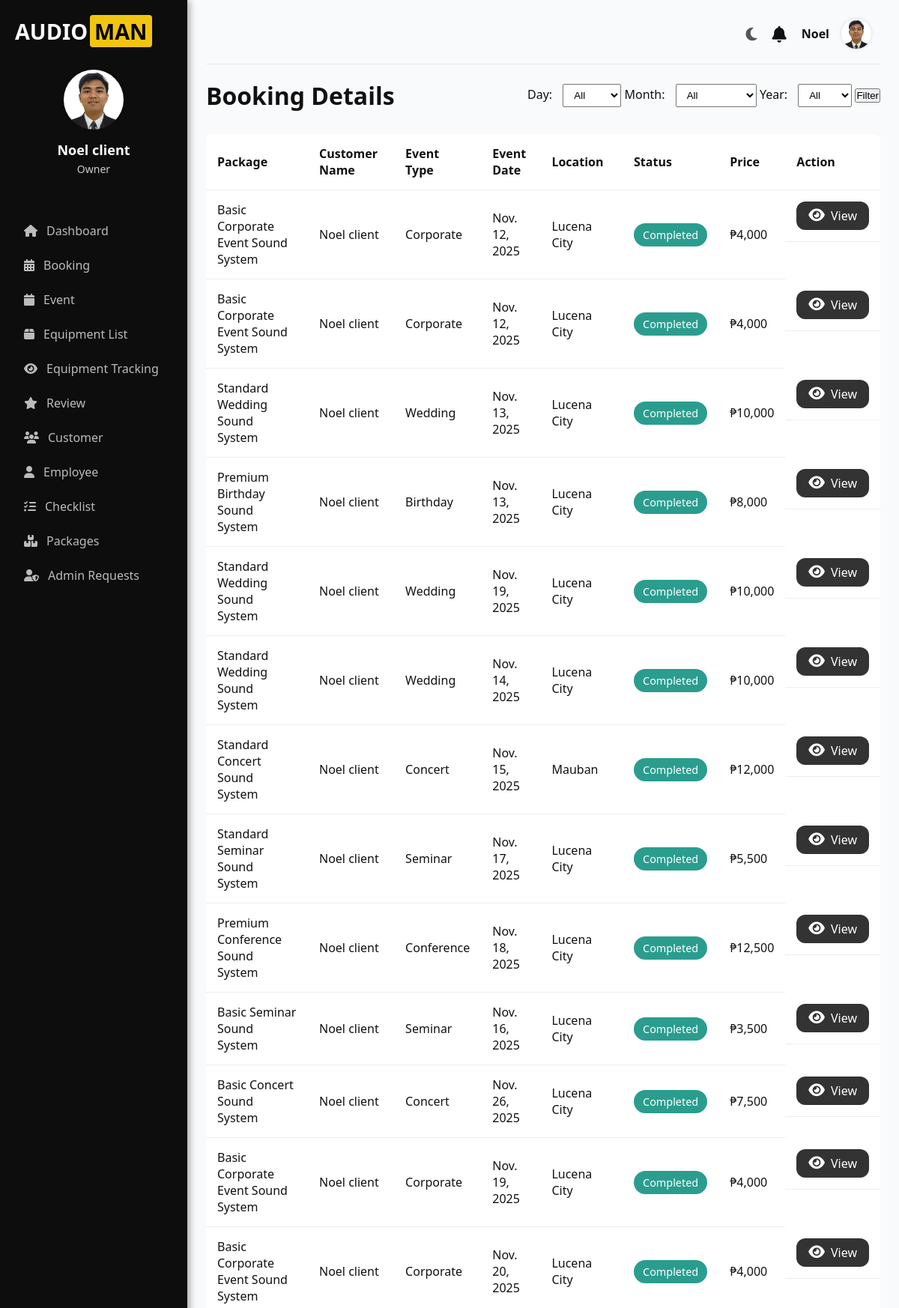
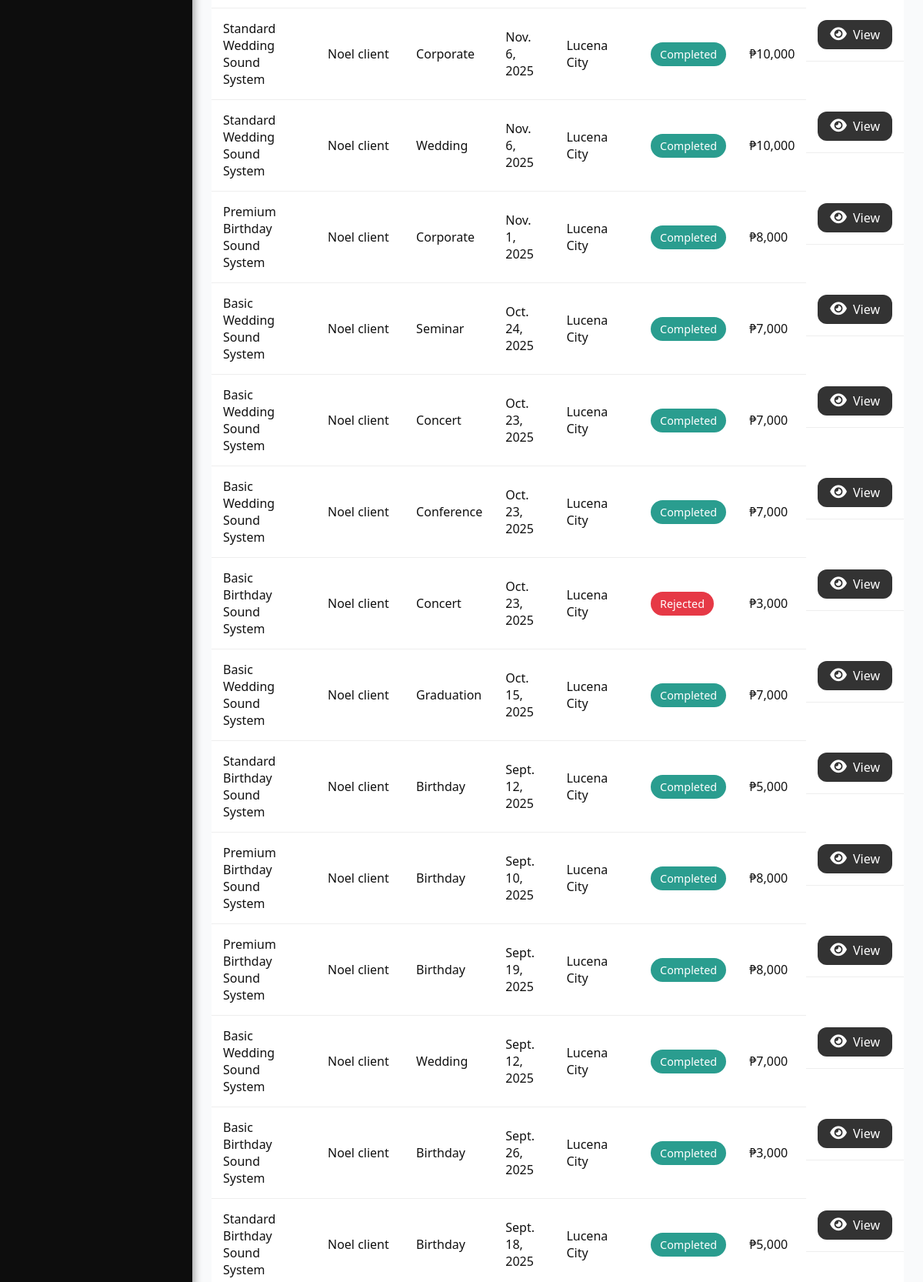
Page /accounts/booking/ (signed in, upper part) on the committed database (2 pictures, top to bottom).
### accounts/models.py (models this page shows, shortened)
class Profile(models.Model):
    user = models.OneToOneField(User, on_delete=models.CASCADE)
    contact_number = models.CharField(max_length=20)
    province = models.CharField(max_length=100)
    city = models.CharField(max_length=100)
    barangay = models.CharField(max_length=100, blank=True, null=True)  # ➕ Added field
    address = models.CharField(max_length=255, blank=True, null=True)
    profile_picture = models.ImageField(upload_to='profile_pictures/', blank=True, null=True)
    requested_admin = models.BooleanField(default=False)

class Booking(models.Model):
    STATUS_CHOICES = [
        ('Processing', 'Processing'),
        ('Approved', 'Approved'),
        ('Rejected', 'Rejected'),
        ('Completed', 'Completed'),
    ]
    user = models.ForeignKey(User, on_delete=models.CASCADE)
    package = models.ForeignKey('ServicePackage', on_delete=models.CASCADE)
    full_name = models.CharField(max_length=100)
    email = models.EmailField()
    contact_number = models.CharField(max_length=20)
    event_date = models.DateField()
    event_time = models.TimeField()
    end_time = models.TimeField(null=True, blank=True)
    event_type = models.CharField(max_length=100)
    location = models.CharField(max_length=255)
    fulladdress = models.CharField(max_length=255, blank=True, null=True)
    audience_size = models.IntegerField()
    status = models.CharField(max_length=50, choices=STATUS_CHOICES, default='Processing')
    price = models.CharField(max_length=20)
    created_at = models.DateTimeField(default=timezone.now)
    cancel_reason = models.TextField(blank=True, null=True)
    reject_reason = models.TextField(null=True, blank=True)
    review_exists = models.BooleanField(null=False, default=False)
    barangay = models.CharField(max_length=100, blank=True, null=True)

class ServicePackage(models.Model):
    EVENT_CHOICES = [
        ("Wedding", "Wedding"),
        ("Birthday", "Birthday"),
        ("Corporate", "Corporate"),
        ("Concert", "Concert"),
        ("Seminar", "Seminar"),
        ("Graduation", "Graduation"),
        ("Awarding Ceremony", "Awarding Ceremony"),
        ("Fundraising", "Fundraising"),
        ("Fashion Show", "Fashion Show"),
        ("Church", "Church"),
        ("Conference", "Conference"),
        ("School Event", "School Event"),
        ("Charity Event", "Charity Event"),
    ]
    title = models.CharField(max_length=200)
    description = models.TextField()
    price = models.CharField(max_length=50)
    image = models.ImageField(upload_to="packages/", blank=True, null=True)
    equipment = models.ManyToManyField(
        Equipment,
        through="PackageEquipment",
        related_name="service_packages"
    )
    category = models.CharField(
        max_length=50,
        choices=EVENT_CHOICES,
        default="Wedding"
    )

### accounts/views.py (the view)
    def wrapper(request, *args, **kwargs):
        if not request.user.is_authenticated:
            print("User is not authenticated.")  # Debugging line
            return redirect("login")
        if not request.user.is_staff and not request.user.is_superuser:
            print(f"User {request.user.username} does not have admin privileges.")  # Debugging line
            raise PermissionDenied  # User is denied access
        return view_func(request, *args, **kwargs)

### accounts/context_processors.py (called while the page is built)
def notifications_context(request):
    if request.user.is_authenticated:
        notifications = Notification.objects.filter(user=request.user).order_by('-created_at')
        unread_count = notifications.filter(is_read=False).count()
        return {
            'notifications': notifications,
            'notifications_unread_count': unread_count
        }
    return {}

### accounts/views.py (called while the page is built)
def admin_only(view_func):
    def wrapper(request, *args, **kwargs):
        if not request.user.is_authenticated:
            print("User is not authenticated.")  # Debugging line
            return redirect("login")
        if not request.user.is_staff and not request.user.is_superuser:
            print(f"User {request.user.username} does not have admin privileges.")  # Debugging line
            raise PermissionDenied  # User is denied access
        return view_func(request, *args, **kwargs)
    return wrapper

### accounts/templates/client/booking.html (shortened to what this page needs)
{% extends 'client-base.html' %}
{% block content %}
<header class="header">
    <h1>Booking Details</h1>
    <div class="filters">
        <form method="get">
            <label for="filter_day">Day:</label>
            <select id="filter_day" name="filter_day">
                <option value="">All</option>
            </select>
            <label for="filter_month">Month:</label>
            <select id="filter_month" name="filter_month">
                <option value="">All</option>
            </select>
            <label for="filter_year">Year:</label>
            <select id="filter_year" name="filter_year">
                <option value="">All</option>
            </select>
                <button type="submit">Filter</button>
        </form>
    </div>
</header>
<table class="booking-table">
    <thead>
        <tr>
            <th>Package</th>
            <th>Customer Name</th>
            <th>Event Type</th>
            <th>Event Date</th>
            <th>Location</th>
            <th>Status</th>
            <th>Price</th>
            <th>Action</th>
        </tr>
    </thead>
<tbody>
{% for booking in bookings %}
<tr>
    <td>{{ booking.package.title }}</td>
    <td>{{ booking.full_name }}</td>
    <td>{{ booking.event_type }}</td>
    <td>{{ booking.event_date }}</td>
    <td>{{ booking.location }}</td>
    <td>
        <span class="badge
            {% if booking.status == 'Processing' %}processing
            {% elif booking.status == 'Accepted' %}accepted
            {% elif booking.status == 'Rejected' %}rejected
            {% elif booking.status == 'Cancelled' %}cancelled
            {% elif booking.status == 'Completed' %}completed
            {% else %}not-processed{% endif %}">
            {{ booking.status }}
        </span>
    </td>
    <td>{{ booking.price }}</td>
    <td class="actions">
        <a href="javascript:void(0);" class="view" onclick="openModal({{ booking.id }})">
            <i class="fa fa-eye"></i> View
        </a>
    </td>
</tr>
{% empty %}
<tr>
    <td colspan="9">You have no bookings yet.</td>
</tr>
{% endfor %}
</tbody>
</table>
{% endblock %}

### accounts/templates/client-base.html (shortened to what this page needs)
{% load static %}
<!DOCTYPE html>
<html lang="en">
<head>
  <link rel="stylesheet" href="https://cdnjs.cloudflare.com/ajax/libs/font-awesome/6.5.0/css/all.min.css" />
</head>
<body>
  <div class="container">
    <aside class="sidebar">
      <div class="logo">
        <span class="text-white">AUDIO</span><span class="text-yellow">MAN</span>
      </div>
      <div class="user">
        <div class="avatar">
          <img
            src="{% if request.user.profile.profile_picture %}{{ request.user.profile.profile_picture.url }}{% else %}{% static 'images/profile-icon.png' %}{% endif %}"
            alt="Avatar Icon"
            class="avatar-img"
          />
        </div>
        <h3 class="owner-name">{{ request.user.get_full_name }}</h3>
        <p class="owner-role">Owner</p>
      </div>
      <nav class="nav">
        {% if user.is_staff and not user.is_superuser %}
          <a href="{% url 'checklist' %}"><i class="fas fa-list-check"></i> Checklist</a>
        {% else %}
          <a href="{% url 'dashboard' %}"><i class="fas fa-home"></i> Dashboard</a>
          <a href="{% url 'booking' %}"><i class="fas fa-calendar-alt"></i> Booking</a>
          <a href="{% url 'event' %}"><i class="fas fa-calendar"></i> Event</a>
          <a href="{% url 'equipment' %}"><i class="fas fa-box"></i> Equipment List</a>
          <a href="{% url 'tracking' %}"><i class="fas fa-eye"></i> Equipment Tracking</a>
          <a href="{% url 'reviews' %}"><i class="fas fa-star"></i> Review</a>
          <a href="{% url 'customer' %}"><i class="fas fa-users"></i> Customer</a>
          <a href="{% url 'employee' %}"><i class="fas fa-user"></i> Employee</a>
          <a href="{% url 'checklist' %}"><i class="fas fa-list-check"></i> Checklist</a>
          <a href="{% url 'package_list' %}"><i class="fas fa-boxes"></i> Packages</a>
          {% if user.is_superuser %}
            <a href="{% url 'admin_requests_view' %}"><i class="fas fa-user-shield"></i> Admin Requests</a>
          {% endif %}
        {% endif %}
      </nav>
    </aside>
    <main class="main">
      <div class="topbar">
        <div class="dark-toggle" id="darkToggle"><i class="fas fa-moon"></i></div>
        <div class="notification" id="notifToggle">
          <i class="fas fa-bell"></i>
        </div>
        <div class="user-info" id="topbarDropdownToggle">
          <span>{{ request.user.first_name }}</span>
          <img
            src="{% if request.user.profile.profile_picture %}{{ request.user.profile.profile_picture.url }}{% else %}{% static 'images/profile-icon.png' %}{% endif %}"
            alt="User Avatar"
          />
        </div>
      </div>
      {% block content %}{% endblock %}
    </main>
  </div>
</body>
</html>

### accounts/templates/client-base.html (style rules this page uses)
* { margin: 0; padding: 0; box-sizing: border-box; }
body { font-family: 'Segoe UI', Arial, sans-serif; background: #f9fafb; color: #111; display: flex; height: 100vh; overflow: hidden; transition: background 0.3s, color 0.3s; }
.container { display: flex; width: 100%; }
.sidebar { background: #0d0d0d; color: #fff; width: 250px; padding: 20px; display: flex; flex-direction: column; height: 100vh; position: fixed; transition: background 0.3s; box-shadow: 2px 0 10px rgba(0,0,0,0.4); }
.logo { font-size: 24px; font-weight: bold; margin-bottom: 30px; display: flex; align-items: center; font-size: 1.8rem; }
.logo .text-white { color: white; }
.logo .text-yellow { background-color: #f1c40f; color: #000; padding: 2px 6px; border-radius: 4px; margin-left: 3px; font-weight: bold; }
.user { text-align: center; margin-bottom: 30px; }
.avatar img.avatar-img { width: 80px; height: 80px; border-radius: 50%; object-fit: cover; margin: 0 auto 10px; border: none; background: none; box-shadow: 0 0 4px rgba(0,0,0,0.2); }
.owner-name { color: #fff; font-size: 18px; font-weight: 600; margin-bottom: 4px; }
.owner-role { color: #ccc; font-size: 14px; }
.nav { margin-top: 20px; }
.nav a { display: flex; align-items: center; gap: 12px; padding: 12px; color: #bbb; text-decoration: none; border-radius: 8px; transition: all 0.3s ease; font-weight: 500; }
.main { flex-grow: 1; padding: 25px; margin-left: 250px; overflow-y: auto; transition: background 0.3s, color 0.3s; }
.topbar { display: flex; align-items: center; justify-content: flex-end; padding-bottom: 20px; border-bottom: 1px solid #e5e7eb; margin-bottom: 20px; }
.user-info { display: flex; align-items: center; gap: 16px; position: relative; cursor: pointer; font-size: 20px; margin-right: 12px; }
.user-info span { font-size: 16px; font-weight: 600; }
.user-info img { width: 40px; height: 40px; border-radius: 50%; object-fit: cover; border: none; background: none; box-shadow: 0 0 4px rgba(0,0,0,0.15); }
.notification { position: relative; margin-right: 20px; font-size: 22px; cursor: pointer; }
.dark-toggle { font-size: 20px; cursor: pointer; margin-right: 20px; color: #555; transition: color 0.3s; }

### accounts/templates/client/booking.html (style rules this page uses)
.header { display: flex; justify-content: space-between; align-items: center; margin-top: 1%; }
.filters select { padding: 6px 10px; margin-left: 10px; }
.booking-table { width: 100%; margin-top: 30px; border-collapse: collapse; background-color: white; border-radius: 8px; overflow: hidden; }
.booking-table th, .booking-table td { padding: 15px; text-align: left; border-bottom: 1px solid #eee; }
.badge { padding: 6px 12px; border-radius: 20px; font-size: 0.9em; color: white; }
.rejected { background-color: #dc3545; }
.actions { display: flex; justify-content: flex-start; gap: 10px; }
.actions a { padding: 8px 16px; border-radius: 12px; font-size: 1em; color: white; cursor: pointer; text-decoration: none; display: inline-flex; align-items: center; gap: 8px; }
.actions .view { background-color: #333; }
.actions i { font-size: 1.2em; }
.completed { background-color: #28a745; }
.rejected { background-color: #e63946; }
.completed { background-color: #2a9d8f; }

### rows in the picture
Booking: package "Basic Corporate Event Sound System", full_name "Noel client", event_type "Corporate", event_date "Nov. 12, 2025", location "Lucena City", status "Completed", price "₱4,000"
Booking: package "Basic Corporate Event Sound System", full_name "Noel client", event_type "Corporate", event_date "Nov. 12, 2025", location "Lucena City", status "Completed", price "₱4,000"
Booking: package "Standard Wedding Sound System", full_name "Noel client", event_type "Wedding", event_date "Nov. 13, 2025", location "Lucena City", status "Completed", price "₱10,000"
Booking: package "Premium Birthday Sound System", full_name "Noel client", event_type "Birthday", event_date "Nov. 13, 2025", location "Lucena City", status "Completed", price "₱8,000"
Booking: package "Standard Wedding Sound System", full_name "Noel client", event_type "Wedding", event_date "Nov. 19, 2025", location "Lucena City", status "Completed", price "₱10,000"
Booking: package "Standard Wedding Sound System", full_name "Noel client", event_type "Wedding", event_date "Nov. 14, 2025", location "Lucena City", status "Completed", price "₱10,000"
Booking: package "Standard Concert Sound System", full_name "Noel client", event_type "Concert", event_date "Nov. 15, 2025", location "Mauban", status "Completed", price "₱12,000"
Booking: package "Standard Seminar Sound System", full_name "Noel client", event_type "Seminar", event_date "Nov. 17, 2025", location "Lucena City", status "Completed", price "₱5,500"
Booking: package "Premium Conference Sound System", full_name "Noel client", event_type "Conference", event_date "Nov. 18, 2025", location "Lucena City", status "Completed", price "₱12,500"
Booking: package "Basic Seminar Sound System", full_name "Noel client", event_type "Seminar", event_date "Nov. 16, 2025", location "Lucena City", status "Completed", price "₱3,500"
Booking: package "Basic Concert Sound System", full_name "Noel client", event_type "Concert", event_date "Nov. 26, 2025", location "Lucena City", status "Completed", price "₱7,500"
Booking: package "Basic Corporate Event Sound System", full_name "Noel client", event_type "Corporate", event_date "Nov. 19, 2025", location "Lucena City", status "Completed", price "₱4,000"
Booking: package "Basic Corporate Event Sound System", full_name "Noel client", event_type "Corporate", event_date "Nov. 20, 2025", location "Lucena City", status "Completed", price "₱4,000"
Booking: package "Standard Wedding Sound System", full_name "Noel client", event_type "Corporate", event_date "Nov. 6, 2025", location "Lucena City", status "Completed", price "₱10,000"
Booking: package "Standard Wedding Sound System", full_name "Noel client", event_type "Wedding", event_date "Nov. 6, 2025", location "Lucena City", status "Completed", price "₱10,000"
Booking: package "Premium Birthday Sound System", full_name "Noel client", event_type "Corporate", event_date "Nov. 1, 2025", location "Lucena City", status "Completed", price "₱8,000"
Booking: package "Basic Wedding Sound System", full_name "Noel client", event_type "Seminar", event_date "Oct. 24, 2025", location "Lucena City", status "Completed", price "₱7,000"
Booking: package "Basic Wedding Sound System", full_name "Noel client", event_type "Concert", event_date "Oct. 23, 2025", location "Lucena City", status "Completed", price "₱7,000"
Booking: package "Basic Wedding Sound System", full_name "Noel client", event_type "Conference", event_date "Oct. 23, 2025", location "Lucena City", status "Completed", price "₱7,000"
Booking: package "Basic Birthday Sound System", full_name "Noel client", event_type "Concert", event_date "Oct. 23, 2025", location "Lucena City", status "Rejected", price "₱3,000"
Booking: package "Basic Wedding Sound System", full_name "Noel client", event_type "Graduation", event_date "Oct. 15, 2025", location "Lucena City", status "Completed", price "₱7,000"
Booking: package "Standard Birthday Sound System", full_name "Noel client", event_type "Birthday", event_date "Sept. 12, 2025", location "Lucena City", status "Completed", price "₱5,000"
Booking: package "Premium Birthday Sound System", full_name "Noel client", event_type "Birthday", event_date "Sept. 10, 2025", location "Lucena City", status "Completed", price "₱8,000"
Booking: package "Premium Birthday Sound System", full_name "Noel client", event_type "Birthday", event_date "Sept. 19, 2025", location "Lucena City", status "Completed", price "₱8,000"
Booking: package "Basic Wedding Sound System", full_name "Noel client", event_type "Wedding", event_date "Sept. 12, 2025", location "Lucena City", status "Completed", price "₱7,000"
Booking: package "Basic Birthday Sound System", full_name "Noel client", event_type "Birthday", event_date "Sept. 26, 2025", location "Lucena City", status "Completed", price "₱3,000"
Booking: package "Standard Birthday Sound System", full_name "Noel client", event_type "Birthday", event_date "Sept. 18, 2025", location "Lucena City", status "Completed", price "₱5,000"

### other values in the picture
{{ request.user.get_full_name }} "Noel client"
{{ request.user.first_name }} "Noel"
